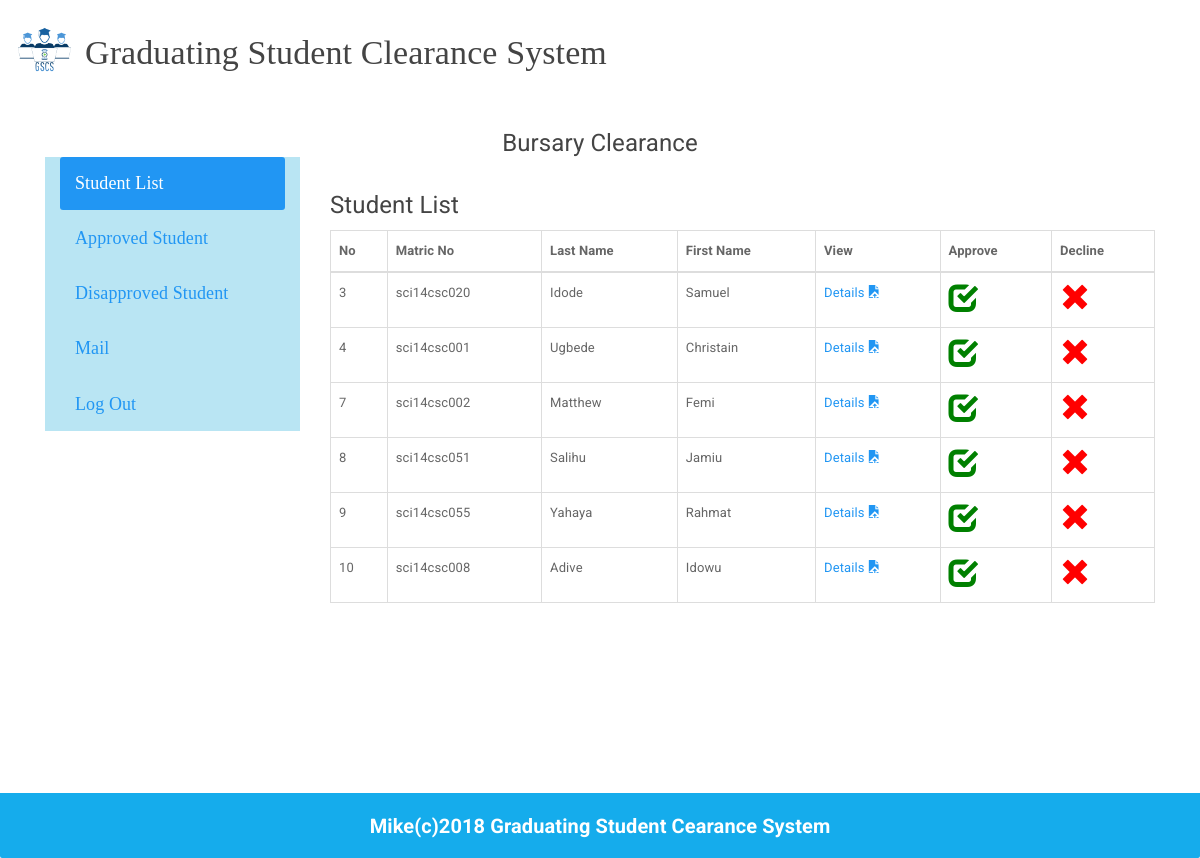
/bursary.php, run on the app's committed database.
### tables this page shows
CREATE TABLE `adminreg` (
  `id` int(11) NOT NULL,
  `matric_no` varchar(50) NOT NULL,
  `password` varchar(50) NOT NULL,
  `hpassword` varchar(50) NOT NULL,
  `Status` varchar(50) NOT NULL,
  `f_name` varchar(250) NOT NULL,
  `l_name` varchar(250) NOT NULL,
  `m_name` varchar(250) NOT NULL,
  `sex` varchar(250) NOT NULL,
  `dept` varchar(250) NOT NULL,
  `cos` varchar(250) NOT NULL,
  `faculty` varchar(250) NOT NULL,
  `phone_no` varchar(250) NOT NULL,
  `e_mail` varchar(250) NOT NULL,
  `hodstatus` varchar(250) NOT NULL DEFAULT 'Pending',
  `burstatus` varchar(250) NOT NULL DEFAULT 'Pending',
  `falstatus` varchar(250) NOT NULL DEFAULT 'Pending',
  `library` varchar(255) NOT NULL DEFAULT 'Approved',
  `health` varchar(255) NOT NULL DEFAULT 'Approved',
  `sport` varchar(255) NOT NULL DEFAULT 'Approved',
  `security` varchar(255) NOT NULL DEFAULT 'Approved',
  `studentaffairs` varchar(255) NOT NULL DEFAULT 'Approved',
  `academicaffairs` varchar(255) NOT NULL DEFAULT 'Approved'
);

### bursary.php (the view, shortened to what this page needs)
<?php
$conn = new MySQLi("localhost","root","","project");
?>
<!doctype html>
<html>
<head>
    <link rel="stylesheet" href="assets/css/user.css">
    <link rel="stylesheet" href="assets/bootstrap/css/bootstrap.min.css">
</head>
<body>
<div class="container-fluid">
     <div id="head" class="">
        <header>
        <img src="img/gscs.png" alt="GSCS" style="width:5%; height:100%">
        <h3 id="ful">Graduating Student Clearance System</h3>
        </header>
    </div>
    <br>
    <br>
     <nav class="navbar navbar-default">
		<div class="container-fluid">
            <center><h4 style="margin:auto">Bursary Clearance</h4></center>
            <div class="col-md-3" style="border:; background:;">
            <div style="background-color:#b9e5f3;" class="collapse navbar-collapse" id="bs-example-navbar-collapse-1">
            	<ul id="" class="nav nav-pills nav-stacked list" style="padding-left:0px; font-family:Cambria, 'Hoefler Text', 'Liberation Serif', Times, 'Times New Roman', serif; font-size:18px;">
                <li class="active"><a href="bursary.php">Student List</a></li>
                <li><a href="burapprove.php">Approved Student</a></li>
                <li><a href="burdisapprove.php">Disapproved Student</a></li>
                <li><a href="#">Mail</a></li>
                <li><a href="#">Log Out</a></li>
                </ul>
          	</div>
            </div>
       <div class="col-md-9">
       <br>
              <h4>Student List</h4>
       <form style="padding-left:0%;" class="form-group">
       <table class="table table-bordered">
       <thead>
       <th>No</th>
       <th>Matric No</th>
       <th>Last Name</th>
       <th>First Name</th>
       <th>View</th>
       <th>Approve</th>
       <th>Decline</th>
       </thead>
       <?php
	   $yu = "SELECT id, matric_no, l_name, f_name FROM adminreg WHERE burstatus = 'Pending'";
	   $reslt = $conn->query($yu);
	   if ($reslt->num_rows > 0) {
		while($row=$reslt->fetch_assoc()){
		$id = $row['id'];
		$matric=$row['matric_no'];
		$lname = $row['l_name'];
		$fname = $row['f_name'];
		?>
        <tr>
        <td><?php echo $id;?></td>
        <td><?php echo $matric;?></td>
        <td><?php echo $lname;?></td>
        <td><?php echo $fname;?></td>
        <td><a href="clearb.php?del=<?php echo $id?>">Details <span class="glyphicon glyphicon-open-file"></span></a></td>
        <td><a href="acceptb.php?id=<?php echo $id?>"><span class="glyphicon glyphicon-check" style="font-size:30px; color:green"></span></a></td>
		<td><a href='rejectb.php?id=<?php echo $id?>'><span class='glyphicon glyphicon-remove' style="font-size:30px; color:red"></span></a></td>
            </tr>
		<?php }
	   }
	   ?>
       </table>
       </form>
       <br>
</div>
    </div>
</div>
<footer class="panel-footer" style="background-color:#15ACEC; margin-top:10%;">
<h5 style="text-align:center; color:white"><strong>Mike(c)2018 Graduating Student Cearance System</strong></h5>
</footer>
</body>
</html>

### assets/css/user.css (style rules this page uses)
#ful { font-family:Cambria, "Hoefler Text", "Liberation Serif", Times, "Times New Roman", serif; margin-top:-45px; margin-left:70px; }
#head { margin-top:20px; }
.navbar { box-shadow: 0px 0px 0px #fff !important; background-color:#4F23E5; }

### data on the page
adminreg: id "3", matric_no "sci14csc020", l_name "Idode", f_name "Samuel"
adminreg: id "4", matric_no "sci14csc001", l_name "Ugbede", f_name "Christain"
adminreg: id "7", matric_no "sci14csc002", l_name "Matthew", f_name "Femi"
adminreg: id "8", matric_no "sci14csc051", l_name "Salihu", f_name "Jamiu"
adminreg: id "9", matric_no "sci14csc055", l_name "Yahaya", f_name "Rahmat"
adminreg: id "10", matric_no "sci14csc008", l_name "Adive", f_name "Idowu"
